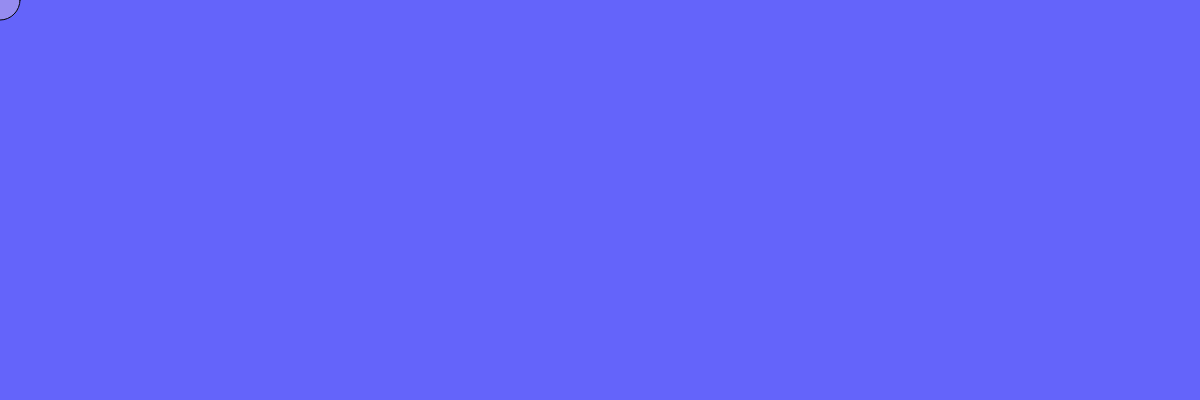
Frame 1 (no input)
Frame 60 (no input): identical to frame 1, image omitted
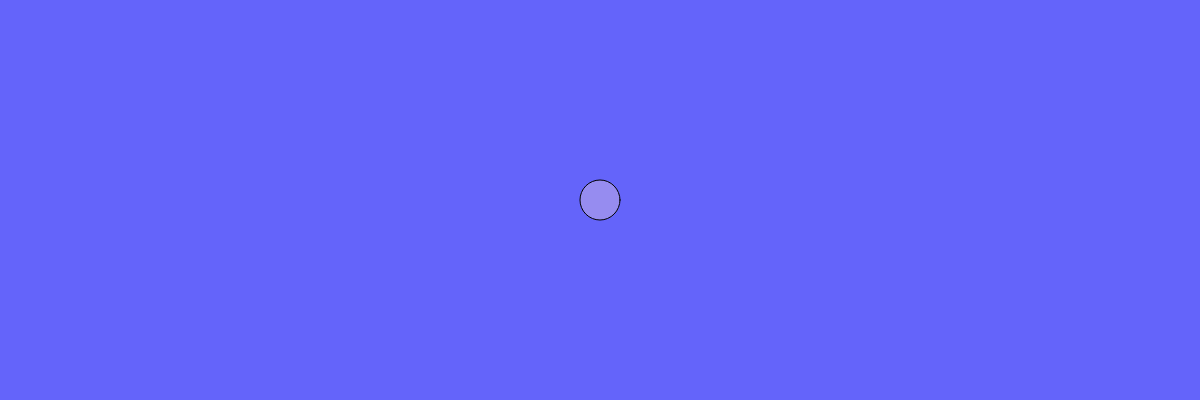
Frame 120 (the mouse pressed at the canvas centre since frame 60)

The p5.js sketch that drew these frames (run headless with seeded random() and noise() and a simulated clock; from frame 60 on, the mouse is pressed at the canvas centre):

// p5.js sketch
// ── sketch.js

var r = 0;
var g = 50;
var b= 255;


function setup(){

  createCanvas(1200,400);
}


function draw(){

background(r+100,g+50,b-5);

  if(mouseX>0 && mouseX<200)
  {
  background(r+100,g*5,b-105);
  }

  if(mouseX>200 && mouseX<400)
  {
  background(r+190,g+160,b-145);
  }

  if(mouseX>400 && mouseX<600)
  {
  background(r+150,g+50,b-5);
  }

  if(mouseX>600 && mouseX<800)
  {
  background(r+90,g-30,b-5);
  }

  if(mouseX>800 && mouseX<1000)
  {
  background(r+250,g+50,b-105);
  }

  if(mouseX>1000 && mouseX<1200)
  {
  background(r+10,g+140,b);
  }

  fill(r+150,g+90,b-15);
  ellipseMode(RADIUS);
  ellipse(mouseX,mouseY,20,20);
}
